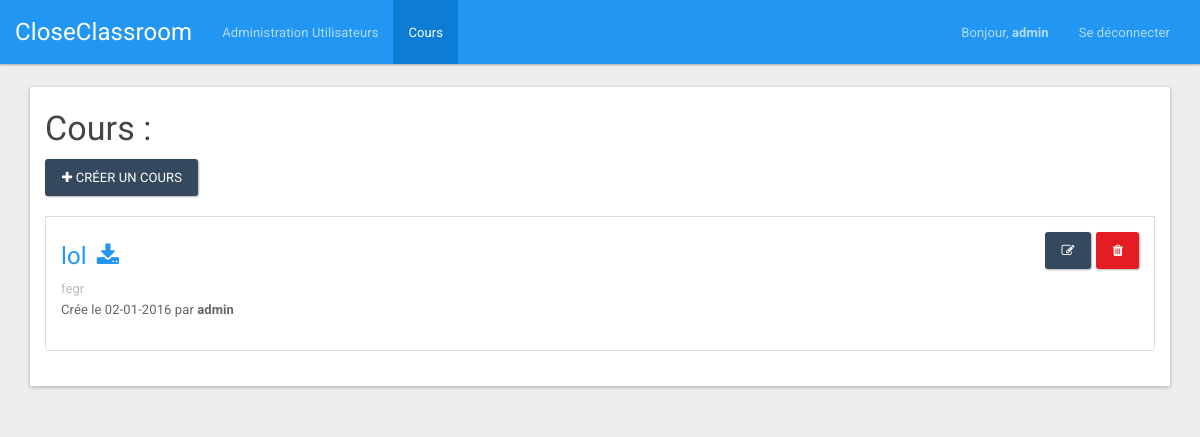
The page /index.php?page=practice (signed in) on the database as committed earlier.
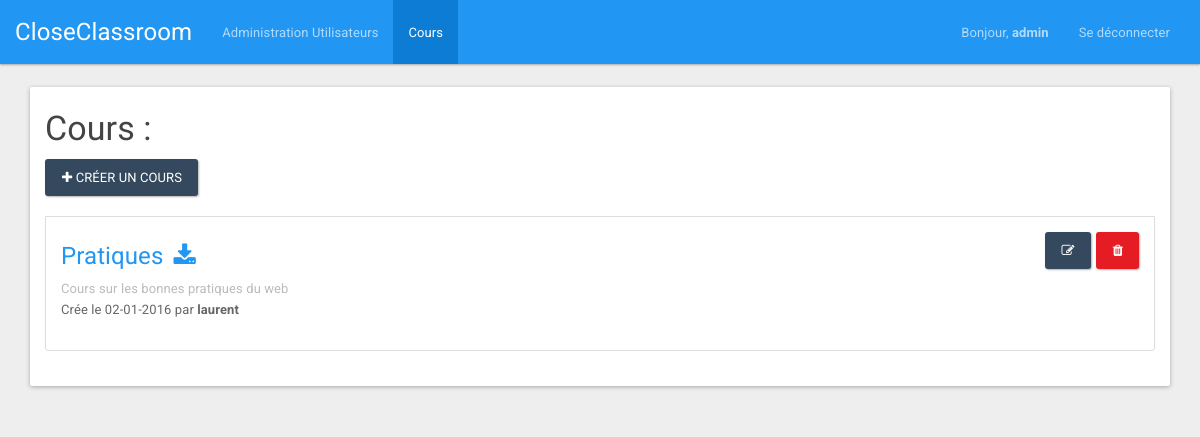
The same page on the database as committed later.
### tables this page shows
CREATE TABLE IF NOT EXISTS `practices` (
  `id` int(11) NOT NULL AUTO_INCREMENT,
  `name` varchar(256) NOT NULL,
  `path` varchar(256) NOT NULL,
  `user` int(11) NOT NULL,
  `description` text NOT NULL,
  `date` varchar(12) NOT NULL,
  `file` varchar(256) NOT NULL,
  `subject` int(11) NOT NULL,
  PRIMARY KEY (`id`),
  KEY `user` (`user`),
  KEY `subject` (`subject`)
);

### bddManager/PracticeDAO.php (called while the page is built, shortened)
<?php
class PracticeDAO
{
	function getPractices() {
		try
		{
			$resultat = mysqli_query($_SESSION['bdd'], 'SELECT * FROM practices');
			if (mysqli_num_rows($resultat) != '0')
			{
				$tab[0] = mysqli_fetch_assoc($resultat);
				return $tab;
			}
			else
			{
				return false;
			}
		}
		catch(Exception $e)
		{
			$_SESSION['error'] = 'Erreur requete BDD';
			$_SESSION['display_msg_error'] = true;
		}
	}
}
?>

### bddManager/UserDAO.php (called while the page is built, shortened)
<?php
class UserDAO
{
	function getInfoUser($idUser) {
		try
		{
			$resultat = mysqli_query($_SESSION['bdd'], "SELECT id, login, email, password, type FROM users WHERE `id`= '".$idUser."'");
			if (mysqli_num_rows($resultat) != '0')
			{
				$tab[0] = mysqli_fetch_assoc($resultat);
				return $tab[0];
			}
			else
			{
				return null;
			}
		}
		catch(Exception $e)
		{
			$_SESSION['error'] = 'Erreur requete BDD';
			$_SESSION['display_msg_error'] = true;
		}
	}
}
?>

### views/PracticeView.class.php (the view, shortened to what this page needs)
<?php
class PracticeView{
	public function getViewTop(){
		return '
		<script>document.getElementById("tabPractice").className = "active";</script>
		<div class="container">
			<div class="panel panel-default">
				<div class="panel-body" style="padding-top: 0px;">
					<h3>Cours :</h3>
					<div class="list-group">';
					}
					public function getViewBottom(){
						return '
					</div>
				</div>
			</div>
		</div>
		';
	}
	public function getView($mesCours, $typeUser)
	{
		$view = ''.$this->getViewTop().$this->getListe($mesCours, $typeUser).$this->getViewBottom();
		return $view;
	}
	public function getListe($mesCours, $typeUser){
		if ($typeUser != "Etudiant")
		{
			$view = '<a style="margin-bottom: 20px;" href="index.php?page=createPractice" class="btn btn-info"><span class="fa fa-plus"></span> Créer un cours</a>';
		}
		else
		{
			$view = '';
		}
		if (!$mesCours)
		{
			$view = $view.'<div class="panel panel-info" style="margin-top: 20px;">
			<div class="panel-heading">
				<h3 class="panel-title">Aucun cours</h3>
			</div>
			<div class="panel-body">
				Il n\'y a aucun cours dans la base de données !</div>
			</div>';
		}
		else
		{
			foreach ($mesCours as &$cours) {
				$modif = '';
				if ($typeUser != "Etudiant")
				{
					$modif = '<form method="POST" action="index.php?page=deletePractice&idPractice='.$cours['id'].'" accept-charset="UTF-8" class="form-inline"><input name="_method" type="hidden" value="DELETE">
					<a style="float: right; margin-left: 5px;" data-toggle="modal" href="#deleteCours'.$cours['id'].'" role="button" class="btn btn-danger"><i class="fa fa-trash"></i></a>
					<div id="deleteCours'.$cours['id'].'" class="modal" style="display: none;">
						<div class="modal-dialog">
							<div class="modal-content">
								<div class="modal-header">
									<button type="button" class="close" data-dismiss="modal" aria-hidden="true">×</button>
									<h4 class="modal-title">Suppression de cours</h4>
								</div>
								<div class="modal-body">
									<p>Voulez-vous vraiment supprimer le cours <b>'.$cours['name'].'</b> ?</p>
								</div>
								<div class="modal-footer">
									<button class="btn" data-dismiss="modal" aria-hidden="true">Non</button>
									<input class="btn btn-primary" type="submit" value="Oui">
								</div>
							</div>
						</div>
					</div>
				</form>
				<a style="float: right;" href="index.php?page=updatePractice&idPractice='.$cours['id'].'" role="button" class="btn btn-info"><i class="fa fa-edit"></i></a>';
			}
			$view = $view.'<div class="list-group-item">'.$modif.'
			<h4><a class="text-primary" target="_blank" href="/'.$cours['path'].'">'.$cours['name'].'</a><a style="margin-left: 10px;" class="text-primary" download target="_blank" href="/'.$cours['path'].'"><i class="fa fa-download"></i></a></h4>
			<p class="list-group-item-text">'.$cours['description'].'</p>
			<p>Crée le '.$cours['date'].' par <b>'.$cours['user'].'</b></p>
		</div>';
	}
}
return $view;
}
}
?>

Rows that differ between the two databases and show on the page:
changed practices: name "lol" → "Pratiques"; description "fegr" → "Cours sur les bonnes pratiques du web"
Other text that changed with them:
$cours['user']: "admin" → "laurent"
